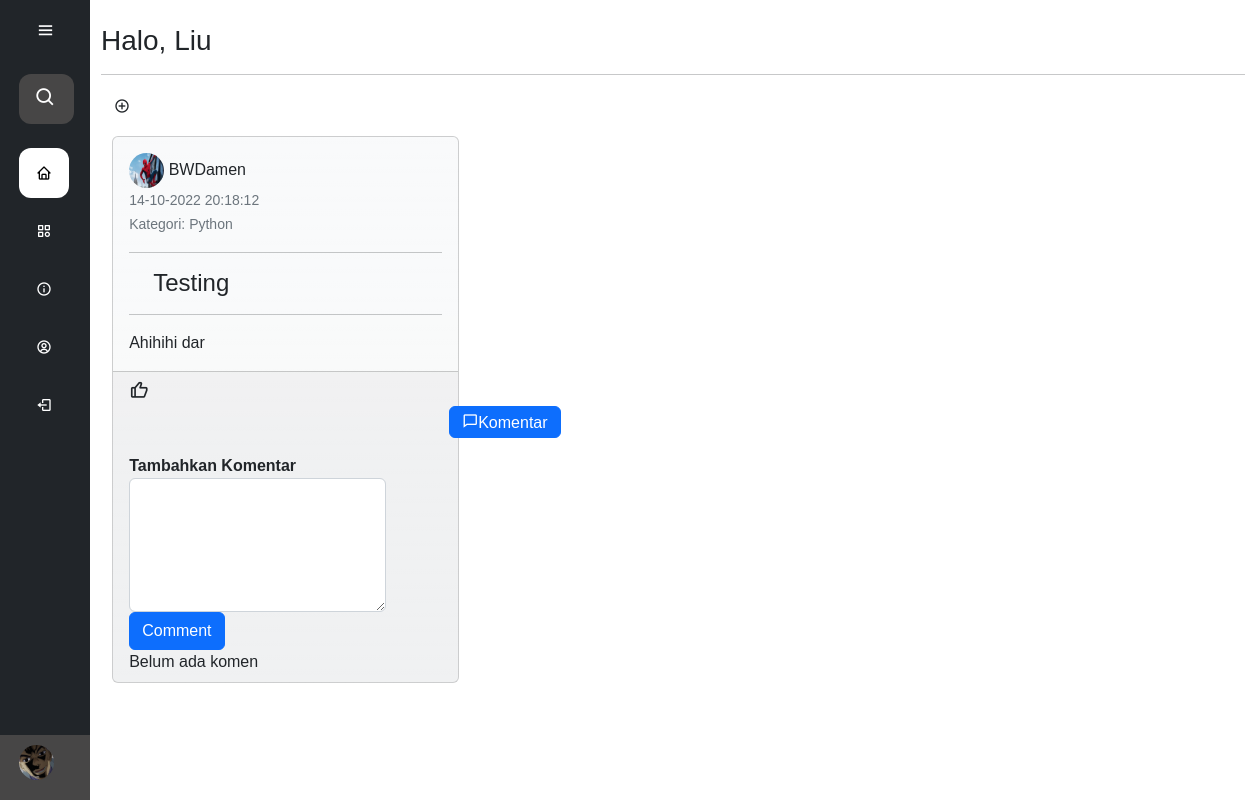
Page /user/index.php (signed in) on the earlier database version.
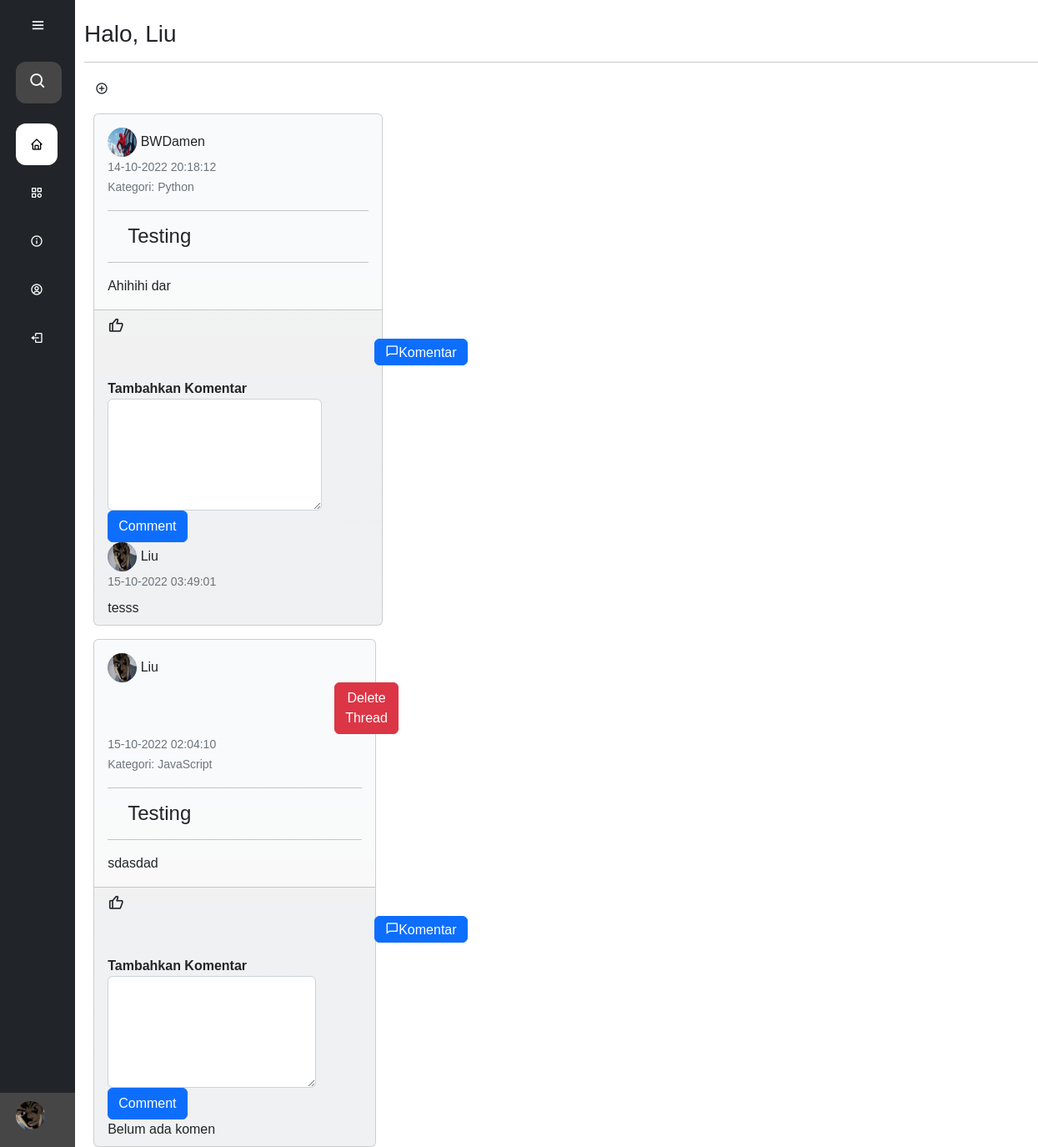
Same page on the later database version.
### tables this page shows
CREATE TABLE `user` (
  `id` int(11) NOT NULL,
  `user_nama` varchar(50) NOT NULL,
  `user_email` varchar(50) NOT NULL,
  `user_password` varchar(200) NOT NULL,
  `user_gender` varchar(15) NOT NULL,
  `user_birthplace` varchar(30) NOT NULL,
  `user_birthdate` date NOT NULL,
  `user_img` varchar(100) NOT NULL
);

CREATE TABLE `thread` (
  `id_thread` int(11) NOT NULL,
  `thread_user` int(11) NOT NULL,
  `judul_thread` varchar(100) NOT NULL,
  `isi_thread` varchar(300) NOT NULL,
  `tanggal_thread` datetime NOT NULL,
  `thread_category` int(11) NOT NULL
);

CREATE TABLE `category` (
  `id_category` int(11) NOT NULL,
  `category_name` varchar(30) NOT NULL
);

CREATE TABLE `komentar` (
  `id_komentar` int(11) NOT NULL,
  `komentar_user_nama` varchar(100) NOT NULL,
  `komentar_thread` int(11) NOT NULL,
  `isi_komentar` varchar(250) NOT NULL,
  `tanggal_komentar` datetime NOT NULL,
  `komentar_img` varchar(100) NOT NULL,
  `komentar_userid` int(11) NOT NULL
);

### user/index.php (the view, shortened to what this page needs)
<?php
include '../koneksi.php';
$id = $_SESSION['user_id'];
$sql = "SELECT * FROM user WHERE id = ?";
$stmt = $db->prepare($sql);
$online = [$id];
$stmt->execute($online);
$result = $stmt->fetch(PDO::FETCH_ASSOC);
?>
<!DOCTYPE html>
<html lang="en">
<head>
<?php include '../src/header.php' ?>
<div class="sidebar bg-dark">
    <div class="logo_content">
        <i class='bx bx-menu text-white btn'></i>
    </div>
    <ul class="navbar-nav">
        <li>
            <i class='bx bx-search mt-2'></i>
            <form action="test.php" method="post">
                <input type="text" placeholder="Search . . .">
            </form>
        </li>
        <li>
            <a href="index.php" class="home list active">
                <i class='bx bx-home'></i>
            </a>
        </li>
        <li>
            <a href="category.php" class="category list">
                <i class='bx bx-category'></i>
            </a>
        </li>
        <li>
            <a href="#" class="about list">
                <i class='bx bx-info-circle'></i>
            </a>
        </li>
        <li>
            <a href="profil.php" class="login list">
                <i class='bx bx-user-circle'></i>
            </a>
        </li>
        <li>
            <a href="logout.php" class="login list">
                <i class='bx bx-log-out'></i>
            </a>
        </li>
    </ul>
    <div class="profile_content">
        <div class="profile">
            <div class="profile_detail">
                <?php if($result['user_img'] == ""){ ?>
                    <a href="profil.php" class="list"><img src="../img/default.png" alt="" style="width: 35px;height: 35px;border-radius: 100%"></a>
                <?php }else{ ?>
                    <img src="../img/<?= $result['user_img'] ?>" alt="" style="width: 35px;height: 35px;border-radius: 100%">
                <?php } ?>
            </div>
        </div>
    </div>
</div>
<div class="home_content mt-4">
    <h3>Halo, <?= $result['user_nama'] ?></h3><hr />
    <i class='bx bx-plus-circle btn tambahThread' ></i><br />
    <div class="threads">
    <?php
    $sqlThread = "SELECT * FROM thread, user, category WHERE thread_user = id AND id_category = thread_category ORDER BY tanggal_thread";
    $jumlahThread = $db->prepare($sqlThread);
    $jumlahThread->execute();
    if($jumlahThread->rowCount() == 0){ ?>
        <h3>Belum ada thread nih, tambahin yuk!</h3>
    <?php
    }else{
    while($threadShow = $jumlahThread->fetch(PDO::FETCH_ASSOC)){?>
    <div class="row">
        <div class="col-lg-4">
            <div class="card bg-light bg-gradient mt-3">
                <div class="card-body">
                    <div class="clearfix">
                        <span class="pull-left">
                        <?php
                        if($threadShow['user_img'] == ""){
                            ?>
                            <img src="../img/default.png" class="mr-1" style="width: 35px;height: 35px;border-radius: 100%">
                            <?php
                        }else{
                            ?>
                            <img src="../img/<?php echo $threadShow['user_img']; ?>" class="mr-1" style="width: 35px;height: 35px;border-radius: 100%">
                            <?php
                        }
                        ?>
                        <?php echo $threadShow['user_nama']; ?>
                        </span>
                        <?php
                        if($id == $threadShow['id']){ ?>
                            <a href="?id=<?= $threadShow['id_thread'] ?>" class="btn btn-danger dlt">Delete Thread</a>
                        <?php
                        }
                        ?>
                        <br /><small class="mt-1 pull-right text-muted font-italic"><?php echo date('d-m-Y H:i:s',strtotime($threadShow['tanggal_thread'])); ?></small><br />
                        <small class="mt-1 pull-right text-muted font-italic">Kategori: <?php echo $threadShow['category_name']; ?></small>
                        <hr />
                    </div>
                    <h4 class="ms-4"><?= $threadShow['judul_thread'] ?></h4><hr />
                    <div class="mt-2">
                        <?php echo $threadShow['isi_thread']; ?>
                    </div>
                </div>
                <div class="card-footer">
                    <i class='bx bx-like like-btn' data-id="<?= $threadShow['id_thread']; ?>"></i>
                    <i class='bx bx-comment btn btn-primary komen'><span>Komentar</span></i>
                    <div class="row formComment">
                        <div class="col-lg-10">
                            <form action="komen_proses.php" method="post">
                                <div class="form-group mt-3">
                                    <label class="fw-bold">Tambahkan Komentar</label>
                                    <textarea name="isi_komen" cols="30" rows="5" class="form-control" required></textarea>
                                    <input type="submit" value="Comment" class="btn btn-primary">
                                </div>
                            </form>
                            <?php
                            $sqlKoment = "SELECT * FROM komentar WHERE komentar_thread = {$threadShow['id_thread']}";
                            $koment = $db->query($sqlKoment);
                            $koment->execute();
                            if($koment->rowCount() == 0){
                                echo 'Belum ada komen';
                            }else{
                                while($komentVal = $koment->fetch(PDO::FETCH_ASSOC)){ ?>
                                <div class="clearfix">
                                    <span class="pull-left">
                                    <?php
                                    if($komentVal['komentar_img'] == ""){
                                        ?>
                                        <img src="../img/default.png" class="mr-1" style="width: 35px;height: 35px;border-radius: 100%">
                                        <?php
                                    }else{
                                        ?>
                                        <img src="../img/<?php echo $komentVal['komentar_img']; ?>" class="mr-1" style="width: 35px;height: 35px;border-radius: 100%">
                                        <?php
                                    }
                                    ?>
                                    <?php echo $komentVal['komentar_user_nama']; ?>
                                    </span>
                                    <br /><small class="mt-1 pull-right text-muted font-italic"><?php echo date('d-m-Y H:i:s',strtotime($komentVal['tanggal_komentar'])); ?></small>
                                </div>
                                <div class="mt-2">
                                    <?php echo $komentVal['isi_komentar']; ?>
                                </div>
                            <?php
                                }
                            }
                            ?>
                        </div>
                    </div>
                </div>
            </div>
        </div>
        <?php }
        } ?>
    </div>
</div>
<?php include '../src/footer.php' ?>

### src/header.php (shortened to what this page needs)
<?php
echo
'
    <link rel="stylesheet" type="text/css" href="style.css?v=<?php echo time(); ?>">
    <link href="https://cdn.jsdelivr.net/npm/bootstrap@5.2.2/dist/css/bootstrap.min.css" rel="stylesheet">
    <script src="https://code.jquery.com/jquery-3.6.1.min.js"></script>
    <link href="https://unpkg.com/boxicons@2.1.4/css/boxicons.min.css" rel="stylesheet">
</head>
<body>
'
?>

### src/footer.php (shortened to what this page needs)
<?php
echo '
<script src="https://cdn.jsdelivr.net/npm/@popperjs/core@2.11.6/dist/umd/popper.min.js"></script>
<script src="https://cdn.jsdelivr.net/npm/bootstrap@5.2.2/dist/js/bootstrap.min.js"></script>
</body>
</html>'
?>

### user/style.css (style rules this page uses)
* { font-family: 'Nsai', sans-serif; margin: 0; padding: 0; box-sizing: border-box; }
body { position: relative; width: 100%; overflow-x: hidden; }
.sidebar { top: 0; left: 0; height: 100%; width: 90px; position: fixed; padding: 6px 14px; transition: all 0.5s ease; }
.sidebar .btn { position: absolute; left: 45%; top: 6px; font-size: 20px; height: 50px; width: 50px; text-align: center; line-height: 35px; transform: translateX(-40%); }
.sidebar ul { margin-top: 20px; }
.sidebar ul li { position: relative; height: 50px; width: 80%; margin: 0 5px; list-style: none; line-height: 50px; margin-top: 0.5em; }
.sidebar ul li input { height: 100%; position: absolute; width: 100%; left: 0; top: 0; border-radius: 12px; outline: none; border: none; background: rgb(71, 70, 70); padding-left: 55px; font-size: 18px; color: white; }
.sidebar ul li .list { display: flex; color: white; align-items: center; text-decoration: none; transition: all 0.5s ease; border-radius: 12px; margin-top: 1em; white-space: nowrap; }
.sidebar ul li .list.active { color: black; background: white; }
.sidebar ul li .bx-search { position: absolute; color: white; z-index: 99; margin-left: 0.7em; top: 0.2em; font-size: 22px; transition: all 0.5s ease; }
.sidebar ul li a i { height: 50px; min-width: 50px; border-radius: 12px; line-height: 50px; text-align: center; }
.profile_content { position: absolute; color: white; bottom: 0; left: 0; z-index: 0; width: 100%; }
.profile { position: relative; padding: 10px 6px; height: 65px; width: 100%; z-index: 0; background-color: rgb(71, 70, 70);; }
.profile_detail { display: flex; align-items: center; margin-left: 0.5em; opacity: 1; pointer-events: none; white-space: nowrap; }
.profile_detail img { height: 45px; width: auto; object-fit: cover; border-radius: 20px; margin-left: 0.3em; }
.home_content { position: absolute; height: 100%; width: calc(100% - 78px); left: 85px; margin: 1em; transition: all 0.5s ease; }
.threads { position: absolute; height: 100%; width: calc(100% - 78px); top: 85px; margin: 0.7em; transition: all 0.5s ease; }
.like-btn { font-size: 20px; }
.dlt { margin-left: 17em; }
.komen { margin-left: 20em; }

Differences in the rows shown:
shown differently, row unchanged: thread "Ahihihi dar": no longer shows "Belum ada komen"
added komentar: komentar_img (placeholder picture), komentar_user_nama "Liu", tanggal_komentar "15-10-2022 03:49:01", isi_komentar "tesss", shown under thread "Ahihihi dar"
added thread: user.user_img (placeholder picture), user.user_nama "Liu", tanggal_thread "15-10-2022 02:04:10", category.category_name "JavaScript", judul_thread "Testing", isi_thread "sdasdad", shows "Belum ada komen"
